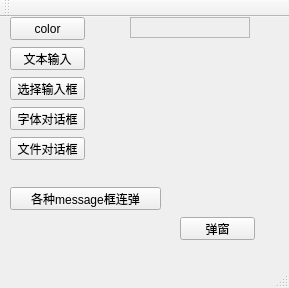
<?xml version="1.0" encoding="UTF-8"?>
<ui version="4.0">
 <class>MainWindow</class>
 <widget class="QMainWindow" name="MainWindow">
  <property name="geometry">
   <rect>
    <x>0</x>
    <y>0</y>
    <width>289</width>
    <height>288</height>
   </rect>
  </property>
  <property name="windowTitle">
   <string>MainWindow</string>
  </property>
  <widget class="QWidget" name="centralWidget">
   <widget class="QPushButton" name="pushButton_pop">
    <property name="geometry">
     <rect>
      <x>180</x>
      <y>200</y>
      <width>75</width>
      <height>23</height>
     </rect>
    </property>
    <property name="text">
     <string>弹窗</string>
    </property>
   </widget>
   <widget class="QPushButton" name="pushButton_color">
    <property name="geometry">
     <rect>
      <x>10</x>
      <y>0</y>
      <width>75</width>
      <height>23</height>
     </rect>
    </property>
    <property name="text">
     <string>color</string>
    </property>
   </widget>
   <widget class="QFrame" name="frame">
    <property name="geometry">
     <rect>
      <x>130</x>
      <y>0</y>
      <width>120</width>
      <height>21</height>
     </rect>
    </property>
    <property name="frameShape">
     <enum>QFrame::StyledPanel</enum>
    </property>
    <property name="frameShadow">
     <enum>QFrame::Raised</enum>
    </property>
   </widget>
   <widget class="QPushButton" name="pushButton_input">
    <property name="geometry">
     <rect>
      <x>10</x>
      <y>30</y>
      <width>75</width>
      <height>23</height>
     </rect>
    </property>
    <property name="text">
     <string>文本输入</string>
    </property>
   </widget>
   <widget class="QLabel" name="label_textinput">
    <property name="geometry">
     <rect>
      <x>130</x>
      <y>30</y>
      <width>121</width>
      <height>16</height>
     </rect>
    </property>
    <property name="text">
     <string/>
    </property>
   </widget>
   <widget class="QPushButton" name="pushButton_item">
    <property name="geometry">
     <rect>
      <x>10</x>
      <y>60</y>
      <width>75</width>
      <height>23</height>
     </rect>
    </property>
    <property name="text">
     <string>选择输入框</string>
    </property>
   </widget>
   <widget class="QLabel" name="label_item">
    <property name="geometry">
     <rect>
      <x>130</x>
      <y>60</y>
      <width>121</width>
      <height>16</height>
     </rect>
    </property>
    <property name="text">
     <string/>
    </property>
   </widget>
   <widget class="QPushButton" name="pushButton_fonts">
    <property name="geometry">
     <rect>
      <x>10</x>
      <y>90</y>
      <width>75</width>
      <height>23</height>
     </rect>
    </property>
    <property name="text">
     <string>字体对话框</string>
    </property>
   </widget>
   <widget class="QPushButton" name="pushButton_file">
    <property name="geometry">
     <rect>
      <x>10</x>
      <y>120</y>
      <width>75</width>
      <height>23</height>
     </rect>
    </property>
    <property name="text">
     <string>文件对话框</string>
    </property>
   </widget>
   <widget class="QLabel" name="label_filename">
    <property name="geometry">
     <rect>
      <x>110</x>
      <y>120</y>
      <width>91</width>
      <height>21</height>
     </rect>
    </property>
    <property name="text">
     <string/>
    </property>
   </widget>
   <widget class="QPushButton" name="pushButton_message">
    <property name="geometry">
     <rect>
      <x>10</x>
      <y>170</y>
      <width>151</width>
      <height>23</height>
     </rect>
    </property>
    <property name="text">
     <string>各种message框连弹</string>
    </property>
   </widget>
  </widget>
  <widget class="QMenuBar" name="menuBar">
   <property name="geometry">
    <rect>
     <x>0</x>
     <y>0</y>
     <width>289</width>
     <height>23</height>
    </rect>
   </property>
  </widget>
  <widget class="QToolBar" name="mainToolBar">
   <attribute name="toolBarArea">
    <enum>TopToolBarArea</enum>
   </attribute>
   <attribute name="toolBarBreak">
    <bool>false</bool>
   </attribute>
  </widget>
  <widget class="QStatusBar" name="statusBar"/>
 </widget>
 <layoutdefault spacing="6" margin="11"/>
 <resources/>
 <connections/>
</ui>
